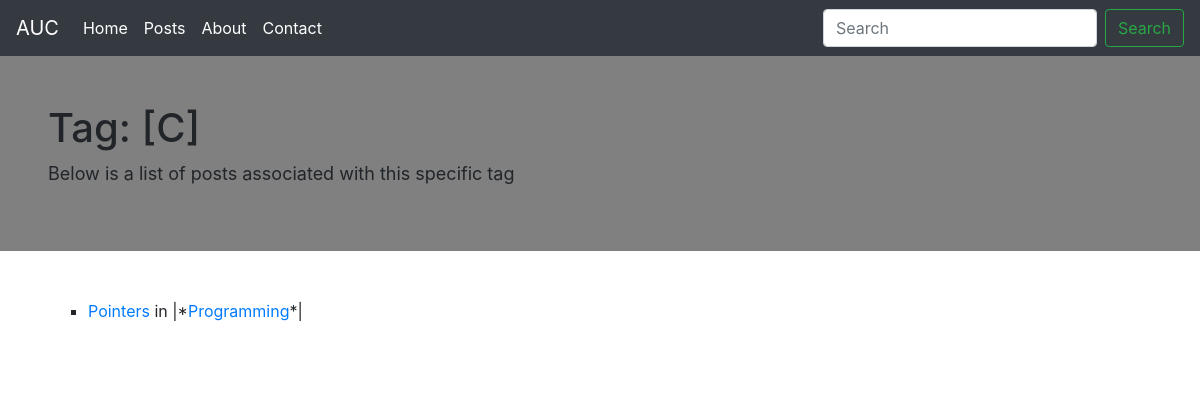
The app's page /tags/C/, older data.
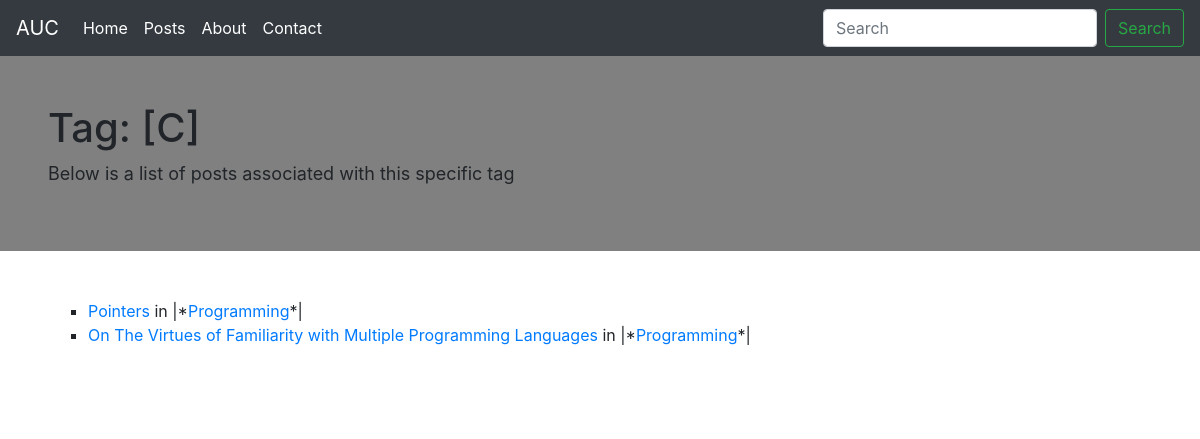
The same page, newer data.
### tags/models.py (models this page shows, shortened)
class Tags(models.Model):
    tag_name = models.CharField(max_length=30, primary_key=True) #a CharField with a maximum length of 30 characters; that's how long a tag can be, at most

### posts/models.py (models this page shows, shortened)
class Post(models.Model):
    title = models.CharField(max_length=150)
    body_text = RichTextField()   # use the ckeditor's wysiwyg admin interface
    author = models.ForeignKey(settings.AUTH_USER_MODEL,   #the FK here points to the built-in user model
        on_delete=models.CASCADE)
    publication_date = models.DateField( # check that this is a datefield before storage in the DB
            auto_now_add=True      # Automatically set the field to today when the object is first created.
            )
    section = models.ForeignKey(
            'Category',
            on_delete=models.CASCADE,
            default="Etc")
    tags = models.ManyToManyField(Tags)
    def __str__(self):     # if you don't set a str operator overloading method, the name of the post on the admin page will be post.object
        return "{}".format(self.title)
    def get_absolute_url(self):
        return "/posts/{}/".format(self.id)

class Category(models.Model):
    cat_name = models.CharField("Category Name",
            max_length=40,                        # the positional first argument (optional) sets an arbitrary verbose name to be displayed (e.g. on the Admin page)
            help_text="The name of a Section/Category you want to create for articles to be nested under. Useful for grouping related articles together")
    def __str__(self):
        return self.cat_name
    def get_absolute_url(self):
              return "/posts/cat/{}/".format(self.cat_name)

### tags/views.py (the view)
# urls.py: path('<pk>/', TagsView.as_view(), name='tagged_posts')
class TagsView(DetailView):
    model = Tags
    template_name = 'tags.html'
    context_object_name = 'tag'

### templates/tags.html
{% extends 'basedoc.html' %}
{%block h1%} Tag: [{{tag.tag_name}}] {%endblock h1%}
{%block subh%} Below is a list of posts associated with this specific tag {%endblock subh%}
{%block body%}
<ul>
	{%for post in tag.post_set.all%}
	  <li>
	   <a href="{{post.get_absolute_url}}">{{post}}</a> in |*<a href="{{post.section.get_absolute_url}}">{{post.section}}</a>*|
	  </li>
	{%endfor%}
</ul>
{%endblock body%}

### templates/basedoc.html (shortened to what this page needs)
<!doctype html>
<html lang="en">
  <head>
    <link rel="stylesheet" href="https://stackpath.bootstrapcdn.com/bootstrap/4.5.0/css/bootstrap.min.css">
  </head>
  <body>
<nav class="navbar navbar-expand-lg navbar-dark bg-dark sticky-top">
<a class="navbar-brand" href="{%url 'home'%}">AUC</a>
  <div class="collapse navbar-collapse" id="navbarSupportedContent">
    <ul class="navbar-nav mr-auto">
      <li class="nav-item active">
      <a class="nav-link" href="{%url 'home' %}">Home <span class="sr-only">(current)</span></a>
      </li>
      <li class="nav-item active">
	      <a class="nav-link" href="{%url 'posts'%}">Posts</a>
     </li>
     <li class="nav-item active">
      <a class="nav-link" href="{%url 'about_page' %}">About<span class="sr-only">(current)</span></a>
      </li>
      <li class="nav-item active">
      <a class="nav-link" href="{%url 'contact_page' %}">Contact <span class="sr-only">(current)</span></a>
      </li>
    </ul>
    <form class="form-inline my-2 my-lg-0" method="GET" action="/search/">
      <input class="form-control mr-sm-2" type="search" placeholder="Search" aria-label="Search" name="search">
      <button class="btn btn-outline-success my-2 my-sm-0" type="submit">Search</button>
    </form>
  </div>
</nav>
<div class="container-fluid">
<div class="row">
<div class="col-12 row-at-the-top">
<h1>
{% block h1 %} sometitle {% endblock h1%}
</h1>
<p>{%block subh %} {% endblock subh %}</p>
</div>
</div>
<div class="row">
<div class="col-12 body-column">
{% block body %}
{% endblock body %}
</div>
</div>
</div>
</body>
</html>

### templates/basedoc.html (style rules this page uses)
.body-column { background-color: white; padding:3em; }
ul { list-style-type : square; }
.row-at-the-top { background-color: gray; padding-left:3em; padding-bottom:3em; padding-top:3em; }
@media (min-width: 800px) { p { font-size: 18px; } }

Row changes from the older to the newer data that the page shows:
added Post: title "On The Virtues of Familiarity with Multiple Programming Languages", section "Programming"
